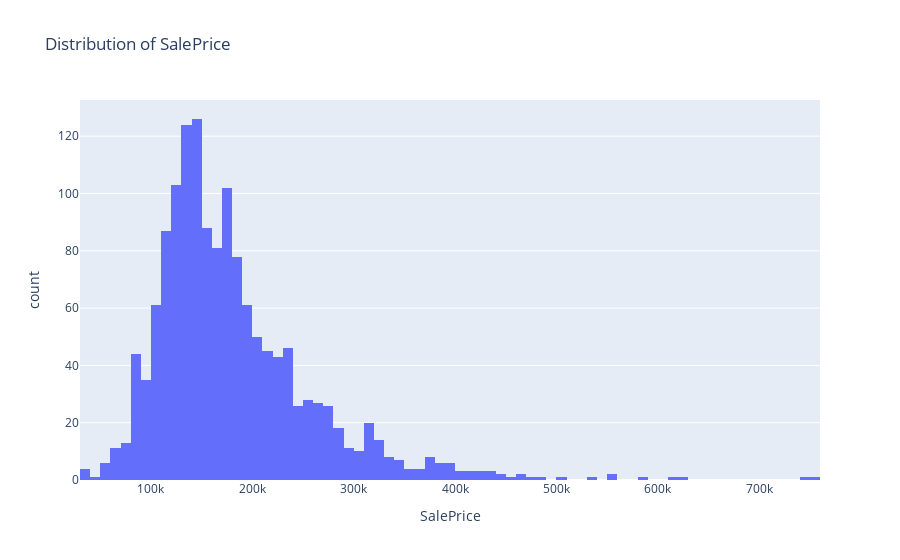

Notebook cell for this chart:
### Markdown cell above
*Histogram for SalePrice*

### Code cell
if show_graphs:
    fig = px.histogram(train_data, x='SalePrice', title='Distribution of SalePrice')
    fig.show()

### Figure 1 — Plotly figure (JSON) as saved in the notebook; plotly's stock layout.template omitted (floating-point values rounded to 4 significant figures; data arrays with more than 128 entries replaced by an {"elided": "..."} marker saying what was removed)
{"data": [{"alignmentgroup": "True", "bingroup": "x", "hovertemplate": "SalePrice=%{x}<br>count=%{y}<extra></extra>", "legendgroup": "", "marker": {"color": "#636efa", "pattern": {"shape": ""}}, "name": "", "offsetgroup": "", "orientation": "v", "showlegend": false, "type": "histogram", "x": {"elided": "1460 int values"}, "xaxis": "x", "yaxis": "y"}], "layout": {"barmode": "relative", "legend": {"tracegroupgap": 0}, "title": {"text": "Distribution of SalePrice"}, "xaxis": {"anchor": "y", "domain": [0, 1], "title": {"text": "SalePrice"}}, "yaxis": {"anchor": "x", "domain": [0, 1], "title": {"text": "count"}}}}
